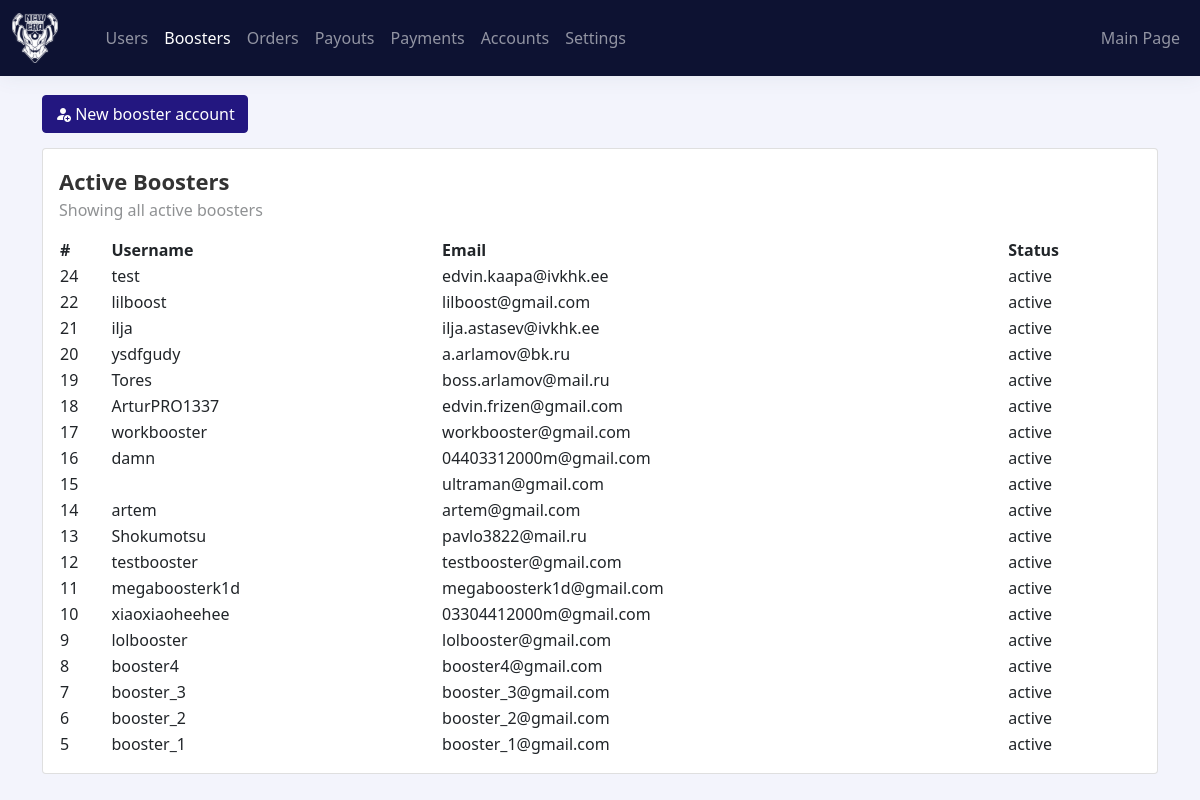
The app's page /backend/?page=boosters with its own data.
### tables this page shows
CREATE TABLE `booster_accounts` (
  `id` int(11) NOT NULL,
  `email` varchar(64) NOT NULL,
  `password` varchar(128) NOT NULL,
  `username` varchar(64) NOT NULL,
  `balance` decimal(9,2) NOT NULL,
  `status` varchar(16) NOT NULL,
  `session` varchar(128) NOT NULL,
  `information` mediumtext NOT NULL
);

### backend/config.php (called while the page is built, shortened)
<?php
require_once($_SERVER['DOCUMENT_ROOT'] . '/includes/config.php');
if (!empty($_GET['page'])) {
    $page = $_GET['page'];
}

### includes/config.php (called while the page is built, shortened)
<?php
$site = array(
    'user'    => 'u287128997_main',
    'pass'    => 'PeT8Z!pbB3a8',
    'db'      => 'u287128997_main',
    'charset' => 'utf8mb4'
);
try {
    $sql  = new SafeMySQL($site);
} catch (Exception $e) {
    include(ROOT . "/includes/exception.php");
    getError($e);
}

### classes/safemysql.class.php (called while the page is built, shortened)
<?php
class SafeMySQL
{
	protected $conn;
	protected $defaults = array(
		'host'      => 'localhost',
		'user'      => 'root',
		'pass'      => '',
		'db'        => 'test',
		'port'      => NULL,
		'socket'    => NULL,
		'pconnect'  => FALSE,
		'charset'   => 'utf8',
		'errmode'   => 'exception',
		'exception' => 'Exception',
	);
	function __construct($opt = array())
	{
		$opt = array_merge($this->defaults, $opt);
		@$this->conn = mysqli_connect($opt['host'], $opt['user'], $opt['pass'], $opt['db'], $opt['port'], $opt['socket']);
		mysqli_set_charset($this->conn, $opt['charset']) or $this->error(mysqli_error($this->conn));
	}
	public function query()
	{
		return $this->rawQuery($this->prepareQuery(func_get_args()));
	}
	protected function rawQuery($query)
	{
		$start = microtime(TRUE);
		$res   = mysqli_query($this->conn, $query);
		$timer = microtime(TRUE) - $start;
		return $res;
	}
	protected function prepareQuery($args)
	{
		$query = '';
		$raw   = array_shift($args);
		$array = preg_split('~(\?[nsiuap])~u', $raw, null, PREG_SPLIT_DELIM_CAPTURE);
		$anum  = count($args);
		$pnum  = floor(count($array) / 2);
		foreach ($array as $i => $part) {
			if (($i % 2) == 0) {
				$query .= $part;
				continue;
			}
			$query .= $part;
		}
		return $query;
	}
}

### backend/page/boosters.page.php (the view, shortened to what this page needs)
<div class="container">
    <div style="margin: 15px 0;">
        <button id="new-booster-button" class="btn btn-primary">
            <i class="bi bi-person-fill-add"></i>
            New booster account
        </button>
    </div>
    <?php
        $all_boosters = $sql->query("SELECT * FROM `booster_accounts` WHERE `status` = 'active' ORDER BY `id` DESC");
    ?>
    <div class="card">
        <div class="card-body">
            <div style="margin-bottom: 15px;">
                <div style="font-weight: 700; font-size: 22px; color: #333;">Active Boosters</div>
                <div style="opacity: .5;">Showing all active boosters</div>
            </div>
            <table id="boosters-table" style="width:100%">
                <thead>
                    <tr>
                        <th>#</th>
                        <th>Username</th>
                        <th>Email</th>
                        <th>Status</th>
                    </tr>
                </thead>
                <tbody>
                    <?php
                        foreach ($all_boosters as $booster) {
                            echo '
                                <tr>
                                    <td>'.$booster['id'].'</td>
                                    <td>'.$booster['username'].'</td>
                                    <td>'.$booster['email'].'</td>
                                    <td>'.$booster['status'].'</td>
                                </tr>
                                ';
                        }
                    ?>
                </tbody>
            </table>
        </div>
    </div>
</div>

### backend/index.php (shortened to what this page needs)
<?php
include($_SERVER['DOCUMENT_ROOT'] . "/backend/config.php");
?>
<!DOCTYPE html>
<html lang="en">
<head>
    <link rel="stylesheet" href="/template/css/bootstrap.min.css">
    <link href="https://cdn.quilljs.com/1.3.6/quill.snow.css" rel="stylesheet">
    <link rel="stylesheet" href="https://code.jquery.com/ui/1.12.0/themes/smoothness/jquery-ui.css">
    <link rel="stylesheet" type="text/css"
        href="https://cdn.datatables.net/v/bs5/jq-3.6.0/dt-1.13.2/fc-4.2.1/fh-3.3.1/kt-2.8.1/r-2.4.0/sp-2.1.1/datatables.min.css" />
    <link rel="stylesheet" href="https://cdn.jsdelivr.net/npm/bootstrap-icons@1.10.3/font/bootstrap-icons.css">
</head>
<body>
    <nav class="navbar fixed-top navbar-expand-lg navbar-dark bg-dark"
        style="background-color: #0D1232 !important; box-shadow: 0 1px 20px 0 rgb(69 90 100 / 8%);">
        <div class="container-xxl">
            <a class="navbar-brand" href="../backend">
                <img src="/template/img/main-logo.svg" style="height: 50px; margin-top: 0px; margin-right: 24px;">
            </a>
            <div class="collapse navbar-collapse" id="navbarSupportedContent">
                <ul class="navbar-nav me-auto mb-2 mb-lg-0">
                    <li class="nav-item">
                        <a class="nav-link <?php if ($page == 'accounts') {
                                                echo ' active';
                                            } ?>" href="./?page=accounts">Users</a>
                    </li>
                    <li class="nav-item">
                        <a class="nav-link <?php if ($page == 'boosters' or $page == 'booster') {
                                                echo ' active';
                                            } ?>" href="./?page=boosters">Boosters</a>
                    </li>
                    <li class="nav-item">
                        <a class="nav-link <?php if ($page == 'orders') {
                                                echo ' active';
                                            } ?>" href="./?page=orders">Orders</a>
                    </li>
                    <li class="nav-item">
                        <a class="nav-link <?php if ($page == 'payouts') {
                                                echo ' active';
                                            } ?>" href="./?page=payouts">Payouts</a>
                    </li>
                    <li class="nav-item">
                        <a class="nav-link <?php if ($page == 'payments') {
                                                echo ' active';
                                            } ?>" href="./?page=payments">Payments</a>
                    </li>
                    <li class="nav-item">
                        <a class="nav-link <?php if ($page == 'accountslol') {
                                                echo ' active';
                                            } ?>" href="./?page=accountslol">Accounts</a>
                    </li>
                    <li class="nav-item">
                        <a class="nav-link <?php if ($page == 'settings') {
                                                echo ' active';
                                            } ?>" href="./?page=settings">Settings</a>
                    </li>
                </ul>
                <div class="d-flex">
                    <ul class="navbar-nav">
                        <li class="nav-item">
                            <a class="nav-link" href="/">
                                Main Page
                            </a>
                        </li>
                    </ul>
                </div>
            </div>
        </div>
    </nav>
    <div style="height: 80px;"></div>
    <?php
    if ($page == '') {
        include($_SERVER['DOCUMENT_ROOT'] . "/backend/page/dashboard.page.php");
    } else {
        include($_SERVER['DOCUMENT_ROOT'] . "/backend/page/" . $page . ".page.php");
    }
    ?>
</body>
</html>

### backend/index.php (style rules this page uses)
body { background: #f3f4fc; }
.btn-primary { background: #231780; border-color: #231780; }

### records on screen
booster_accounts: id "24", username "test", email "edvin.kaapa@ivkhk.ee", status "active"
booster_accounts: id "22", username "lilboost", email "lilboost@gmail.com", status "active"
booster_accounts: id "21", username "ilja", email "ilja.astasev@ivkhk.ee", status "active"
booster_accounts: id "20", username "ysdfgudy", email "a.arlamov@bk.ru", status "active"
booster_accounts: id "19", username "Tores", email "boss.arlamov@mail.ru", status "active"
booster_accounts: id "18", username "ArturPRO1337", email "edvin.frizen@gmail.com", status "active"
booster_accounts: id "17", username "workbooster", email "workbooster@gmail.com", status "active"
booster_accounts: id "16", username "damn", email "04403312000m@gmail.com", status "active"
booster_accounts: id "15", email "ultraman@gmail.com", status "active"
booster_accounts: id "14", username "artem", email "artem@gmail.com", status "active"
booster_accounts: id "13", username "Shokumotsu", email "pavlo3822@mail.ru", status "active"
booster_accounts: id "12", username "testbooster", email "testbooster@gmail.com", status "active"
booster_accounts: id "11", username "megaboosterk1d", email "megaboosterk1d@gmail.com", status "active"
booster_accounts: id "10", username "xiaoxiaoheehee", email "03304412000m@gmail.com", status "active"
booster_accounts: id "9", username "lolbooster", email "lolbooster@gmail.com", status "active"
booster_accounts: id "8", username "booster4", email "booster4@gmail.com", status "active"
booster_accounts: id "7", username "booster_3", email "booster_3@gmail.com", status "active"
booster_accounts: id "6", username "booster_2", email "booster_2@gmail.com", status "active"
booster_accounts: id "5", username "booster_1", email "booster_1@gmail.com", status "active"
